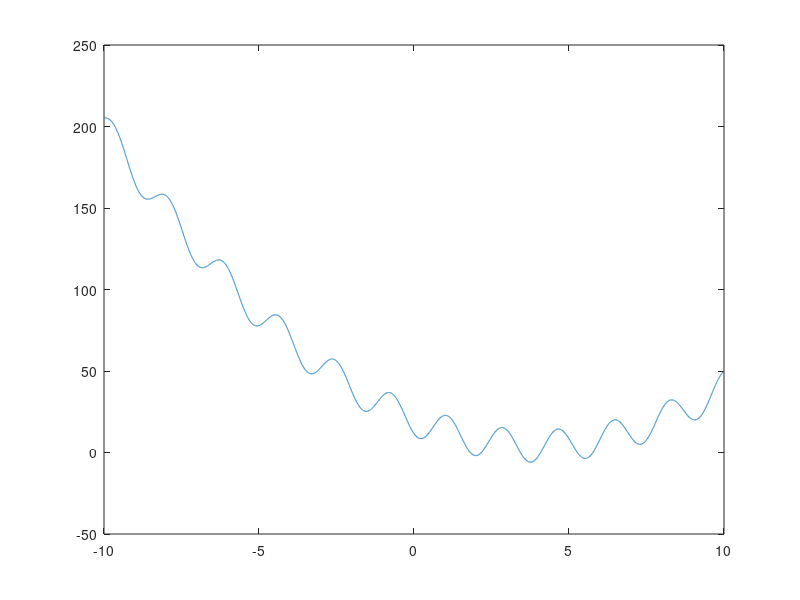

MATLAB code to generate this figure:
%% 1a - plotta f(x)

figure(1)

x = -10:.001:10;
y = x.^2 - (8 * x) - 10 * sin( (3.5 * x) + 1) + 20;

plot(x, y);

%% 1b - fixpunktiterationer

format long

global print_list iteration_count
print_list = zeros(1, 100);
iteration_count = 0;

function y = func1(x)
    y = x.^2 - (8 * x) - 10 * sin( (3.5 * x) + 1) + 20;
end

function x_n = fixpoint(x, original_x, iteration, last_ten)
    global print_list iteration_count
    x_n = 0.05 * (x.^2 + (12*x) - (10 * sin((3.5 * x) + 1 ))) + 1;

    if last_ten == 1
        print_list(iteration) = abs(x_n - x);
        iteration_count = iteration;
    end
       
    
    if abs(func1(x_n)) > 10^(-10)
        iteration = iteration + 1;
        x_n = fixpoint(x_n, original_x, iteration, last_ten);
    else
        disp(['Starting Point: ', num2str(original_x), '   Total Iterations: ', num2str(iteration, '%.11g'), '    Approximate root: ', num2str(x_n, '%.11g')])
        if last_ten == 1
            iteration_count = iteration;
        end
    end
end

num_to_check = [1.81, 2.17, 3.44, 4.08, 5.27];

for num = num_to_check
    fixpoint(num, num, 1, 0);
end

fixpoint(5.77, 5.77, 1, 1);

fprintf('\nLast 10 |xn+1 - xn| values for starting point 5.77:\n')

print_list = print_list(iteration_count-9:iteration_count);

for element = print_list
    disp(element)
end

%% 1c - Newton

function y = func1_derivative(x)
    y = 2*x - 8  - 35 * cos( (3.5 * x) + 1);
end

function x_n = newton(x, original_x, iteration, print_diff)
    x_n = x - (func1(x)/func1_derivative(x));

    if print_diff == 1
        disp(abs(x_n - x))
    end
    
    if abs(func1(x_n)) > 10^(-10)
        iteration = iteration + 1;
        x_n = newton(x_n, original_x, iteration, print_diff);
    else
        disp(['Starting Point: ', num2str(original_x), '   Total Iterations: ', num2str(iteration, '%.11g'), '    Approximate root: ', num2str(x_n, '%.11g')])
    end
    
end

num_to_check_2 = [1.81, 2.17, 3.44, 5.27, 5.77];

for num = num_to_check_2
    newton(num, num, 1, 0);
end

fprintf('\n|xn+1 - xn| values for starting point 4.08:\n')

newton(4.08, 4.08, 1, 1);

%% 1d - konvergensplottar

figure(2)

% kod...

%%%%%%%%%%%%%%%%%%%%%%%%%%%%%%%%%%%%%%%%%%%%%%%%%%%%%%%%%%%%%%%%

function xit = fixpunkt(x0,tau)

%  Indata:
%
%  x0  - startgissning (skalär)
%  tau - feltolerans (skalär)
%
%  Utdata:
%
%  xit - vektor av alla approximationer xit = [x0,x1,x2,x3,...]
%%%%%%%%%%%%%%%%%%%%%%%%%%%%%%%%%%%%%%%%%%%%%%%%%%%%%%%%%%%%%%%%

% kod...

end

%%%%%%%%%%%%%%%%%%%%%%%%%%%%%%%%%%%%%%%%%%%%%%%%%%%%%%%%%%%%%%%%

function xit = newton(x0,tau)

%  Indata:
%
%  x0  - startgissning (skalär)
%  tau - feltolerans (skalär)
%
%  Utdata:
%
%  xit - vektor av alla approximationer xit = [x0,x1,x2,x3,...]
%%%%%%%%%%%%%%%%%%%%%%%%%%%%%%%%%%%%%%%%%%%%%%%%%%%%%%%%%%%%%%%%

% kod...

end
